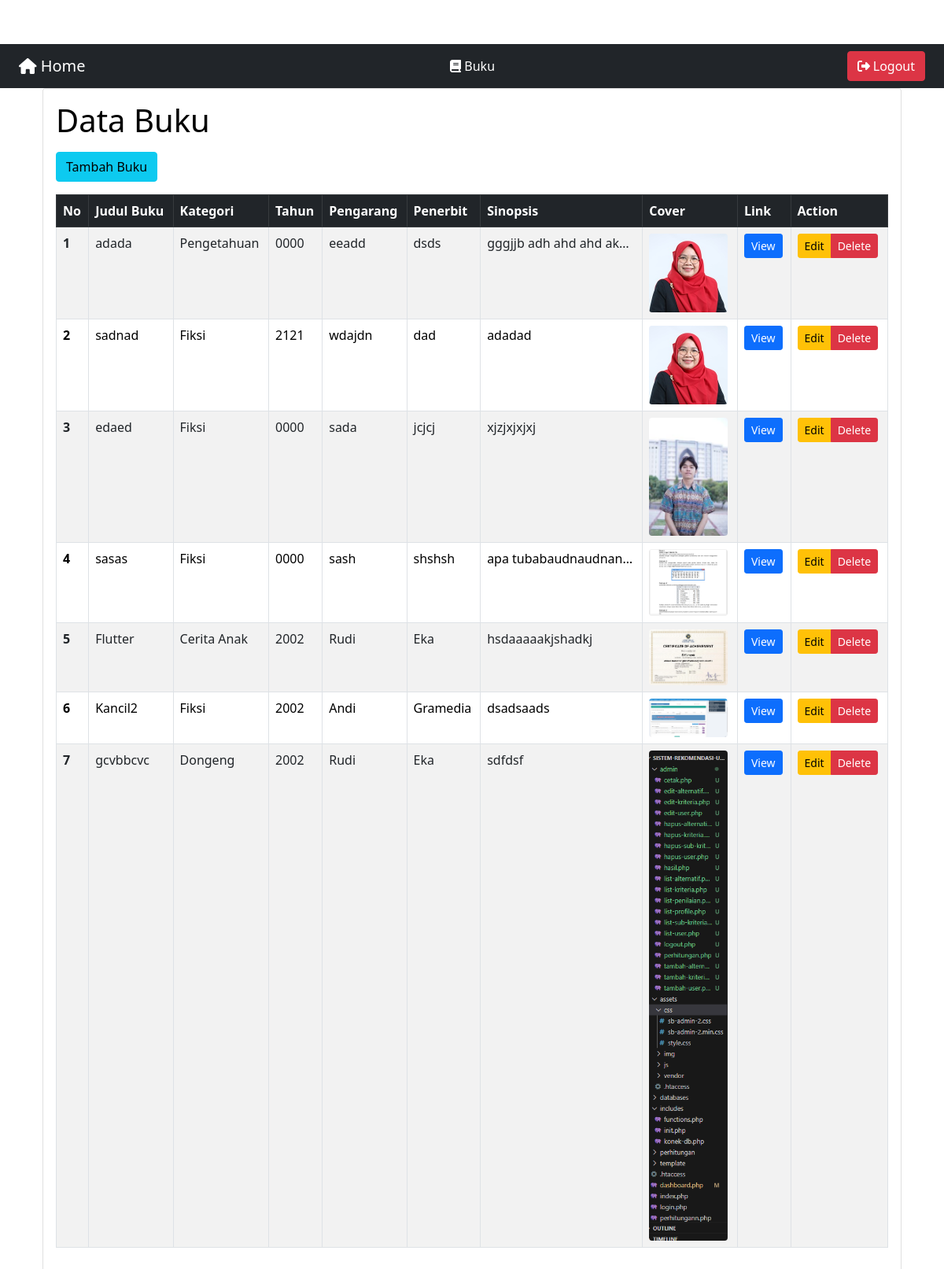
The app's page /admin/buku_read.php (signed in) with its own data.
### tables this page shows
CREATE TABLE `buku` (
  `id_buku` int(11) NOT NULL,
  `judul_buku` varchar(100) NOT NULL,
  `tahun` year(4) NOT NULL,
  `kategori` varchar(100) NOT NULL,
  `pengarang` varchar(50) NOT NULL,
  `penerbit` varchar(50) NOT NULL,
  `sinopsis` varchar(1000) NOT NULL,
  `cover` varchar(50) NOT NULL,
  `link` mediumtext NOT NULL
);

### admin/buku_read.php (the view, shortened to what this page needs)
<!DOCTYPE html>
<html lang="en">
<head>
    <link href="https://cdn.jsdelivr.net/npm/bootstrap@5.3.3/dist/css/bootstrap.min.css" rel="stylesheet">
</head>
<body>
    <?php
    include "nav.php";
    ?>
    <?php
    include "koneksi.php";
    $buku = mysqli_query($koneksi, "SELECT * FROM buku");
    ?>
<div class="container mb-5">
    <div class="card">
        <div class="card-body">
            <h1 class="mb-3">Data Buku</h1>
            <a href="buku_form.php" class="btn btn-info mb-3">Tambah Buku</a>
            <div class="table-responsive">
                <table class="table table-striped table-bordered">
                    <thead class="table-dark">
                        <tr>
                            <th scope="col">No</th>
                            <th scope="col">Judul Buku</th>
                            <th scope="col">Kategori</th>
                            <th scope="col">Tahun</th>
                            <th scope="col">Pengarang</th>
                            <th scope="col">Penerbit</th>
                            <th scope="col">Sinopsis</th>
                            <th scope="col">Cover</th>
                            <th scope="col">Link</th>
                            <th scope="col">Action</th>
                        </tr>
                    </thead>
                    <tbody>
                        <?php
                        if (mysqli_num_rows($buku) > 0) {
                            foreach ($buku as $key => $value) {
                                $no = $key + 1;
                        ?>
                                <tr>
                                    <th scope="row"><?= $no ?></th>
                                    <td><?= htmlspecialchars($value['judul_buku']) ?></td>
                                    <td><?= htmlspecialchars($value['kategori']) ?></td>
                                    <td><?= htmlspecialchars($value['tahun']) ?></td>
                                    <td><?= htmlspecialchars($value['pengarang']) ?></td>
                                    <td><?= htmlspecialchars($value['penerbit']) ?></td>
                                    <td class="text-truncate" style="max-width: 200px;">
                                        <?= htmlspecialchars($value['sinopsis']) ?>
                                    </td>
                                    <td>
                                        <img src="<?= htmlspecialchars($value['cover']) ?>" alt="Cover" class="img-fluid rounded" style="max-width: 100px;">
                                    </td>
                                    <td>
                                        <a href="<?= htmlspecialchars($value['link']) ?>" target="_blank" class="btn btn-sm btn-primary">View</a>
                                    </td>
                                    <td>
                                        <div class="btn-group">
                                            <a href="buku_form.php?id=<?= $value['id_buku'] ?>" class="btn btn-warning btn-sm">Edit</a>
                                            <a href="buku_act.php?id_buku=<?= $value['id_buku'] ?>" class="btn btn-danger btn-sm" onclick="return confirm('Yakin ingin menghapus?')">Delete</a>
                                        </div>
                                    </td>
                                </tr>
                        <?php
                            }
                        } else {
                            echo "<tr><td colspan='10' class='text-center'>Tidak ada data</td></tr>";
                        }
                        ?>
                    </tbody>
                </table>
            </div>
        </div>
    </div>
                    </div>
</body>
</html>

### css/style.css (style rules this page uses)
h1, p { color: black; }
body { font-style: Helvetica; }
a { text-decoration: none; font-size: 15px; color: black; }
body { padding-top: 56px; }

### records on screen
buku: no "1", judul_buku "adada", kategori "Pengetahuan", tahun "0000", pengarang "eeadd", penerbit "dsds", sinopsis "gggjjb adh ahd ahd ak…", cover (picture)
buku: no "2", judul_buku "sadnad", kategori "Fiksi", tahun "2121", pengarang "wdajdn", penerbit "dad", sinopsis "adadad", cover (picture)
buku: no "3", judul_buku "edaed", kategori "Fiksi", tahun "0000", pengarang "sada", penerbit "jcjcj", sinopsis "xjzjxjxjxj", cover (picture)
buku: no "4", judul_buku "sasas", kategori "Fiksi", tahun "0000", pengarang "sash", penerbit "shshsh", sinopsis "apa tubabaudnaudnan…", cover (picture)
buku: no "5", judul_buku "Flutter", kategori "Cerita Anak", tahun "2002", pengarang "Rudi", penerbit "Eka", sinopsis "hsdaaaaakjshadkj", cover (picture)
buku: no "6", judul_buku "Kancil2", kategori "Fiksi", tahun "2002", pengarang "Andi", penerbit "Gramedia", sinopsis "dsadsaads", cover (picture)
buku: no "7", judul_buku "gcvbbcvc", kategori "Dongeng", tahun "2002", pengarang "Rudi", penerbit "Eka", sinopsis "sdfdsf", cover (picture)
